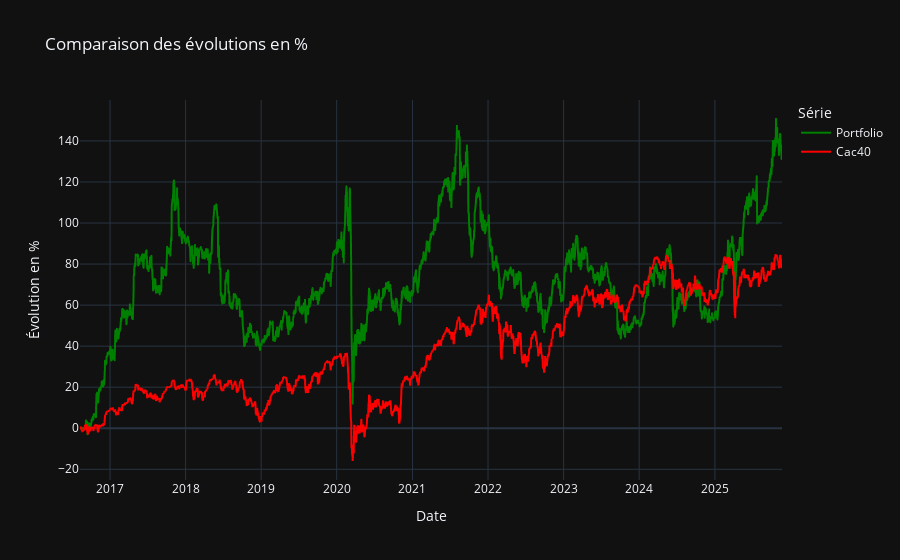

Write notebook code for a chart like this one.
### Code cell
import plotly.express as px
import pandas as pd

money_norm = (final["Money"]/10000000*100) - 100
spx_norm = (final["Cac40"]/final["Cac40"].iloc[0]*100) - 100

df_plot = pd.DataFrame({
    "Date": final["Date"],
    "Portfolio": money_norm,
    "Cac40": spx_norm
}).melt(id_vars="Date", var_name="Série", value_name="Évolution en %")

fix = px.line(
    df_plot,
    x="Date",
    y="Évolution en %",
    color="Série",
    color_discrete_map={"Cac40": "red", "Portfolio": "green"},
    title="Comparaison des évolutions en %"
)

fix.update_layout(hovermode="x unified")
fix.show()

### Figure 1 — Plotly figure (JSON) as saved in the notebook; plotly's stock layout.template omitted (floating-point values rounded to 4 significant figures; data arrays with more than 128 entries replaced by an {"elided": "..."} marker saying what was removed)
{"data": [{"hovertemplate": "Série=Portfolio<br>Date=%{x}<br>Évolution en %=%{y}<extra></extra>", "legendgroup": "Portfolio", "line": {"color": "green", "dash": "solid"}, "marker": {"symbol": "circle"}, "mode": "lines", "name": "Portfolio", "showlegend": true, "x": {"elided": "2381 str values"}, "xaxis": "x", "y": {"elided": "2381 float values"}, "yaxis": "y", "type": "scattergl"}, {"hovertemplate": "Série=Cac40<br>Date=%{x}<br>Évolution en %=%{y}<extra></extra>", "legendgroup": "Cac40", "line": {"color": "red", "dash": "solid"}, "marker": {"symbol": "circle"}, "mode": "lines", "name": "Cac40", "showlegend": true, "x": {"elided": "2381 str values"}, "xaxis": "x", "y": {"elided": "2381 float values"}, "yaxis": "y", "type": "scattergl"}], "layout": {"xaxis": {"anchor": "y", "domain": [0.0, 1.0], "title": {"text": "Date"}}, "yaxis": {"anchor": "x", "domain": [0.0, 1.0], "title": {"text": "Évolution en %"}}, "legend": {"title": {"text": "Série"}, "tracegroupgap": 0}, "title": {"text": "Comparaison des évolutions en %"}, "hovermode": "x unified"}}
